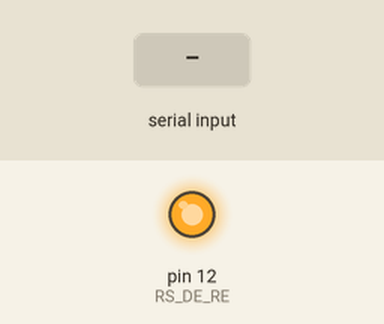
Bench run of a sketch on a simulated Arduino Uno, built with avr-gcc and run on an emulated ATmega328P. On the bench: output pins drawn as LEDs (lit = HIGH). The inputs (shaded band) are chosen by the test bench. What the sketch prints to the serial monitor is not drawn.

Above: at 1.2 s.
1.3 s: "1" received over Serial
At 1.7 s:
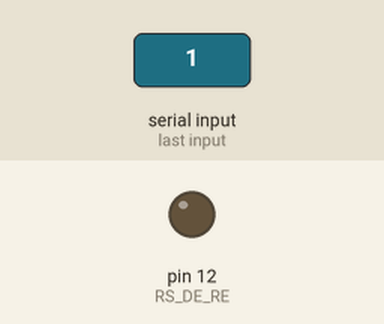
2.8 s: "1" received over the second serial link
Timing chart, 0 to 5.8 s (numbered marks = the images above; inputs shaded):
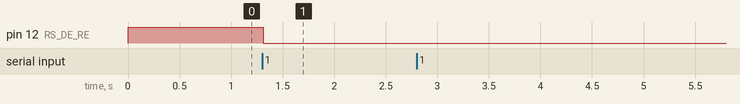

The sketch:

sketch_sep27a.ino
```cpp
// Base station code
#include<SoftwareSerial.h>

#define RS_RO 10
#define RS_DI 11
#define RS_DE_RE 12

SoftwareSerial RS_BS(RS_RO, RS_DI); // RX_TX

void setup(){
    Serial.begin(9600);
    RS_BS.begin(9600);
    pinMode(RS_DE_RE, OUTPUT);
    digitalWrite(RS_DE_RE, HIGH);
    Serial.println("Base-Station is ready. .....");
}
void loop(){
if (Serial.available()){
    digitalWrite(RS_DE_RE,OUTPUT);
    RS_BS.write(Serial.read());
    delay(10);
    digitalWrite(RS_DE_RE,LOW);
    }
    if (RS_BS.available()){
        Serial.write(RS_BS.read());
    }
}
```

Measured:
- after the input at 1.3 s, pin 12 (RS_DE_RE): HIGH → LOW at once
- after the input at 2.8 s, every drawn part: stays the same
